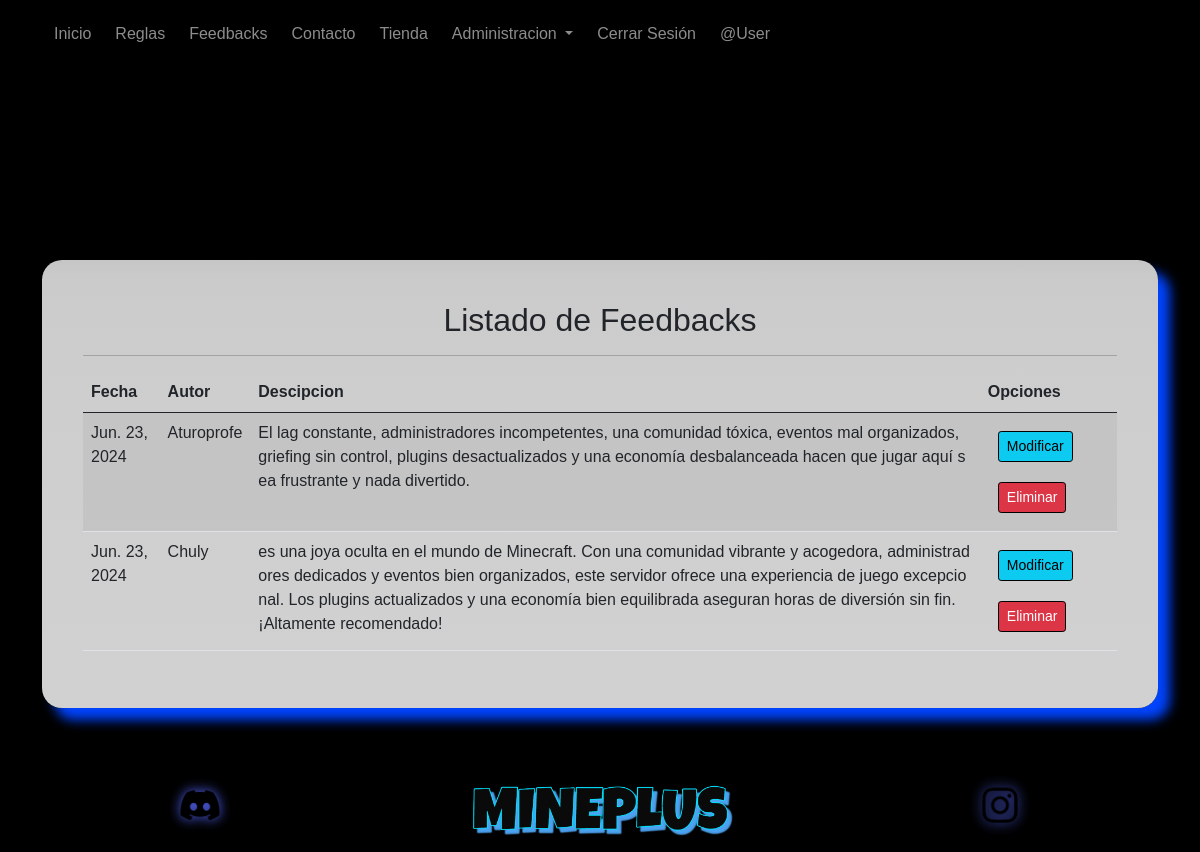
Page /listar-feedbacks/ (signed in) on the earlier database version.
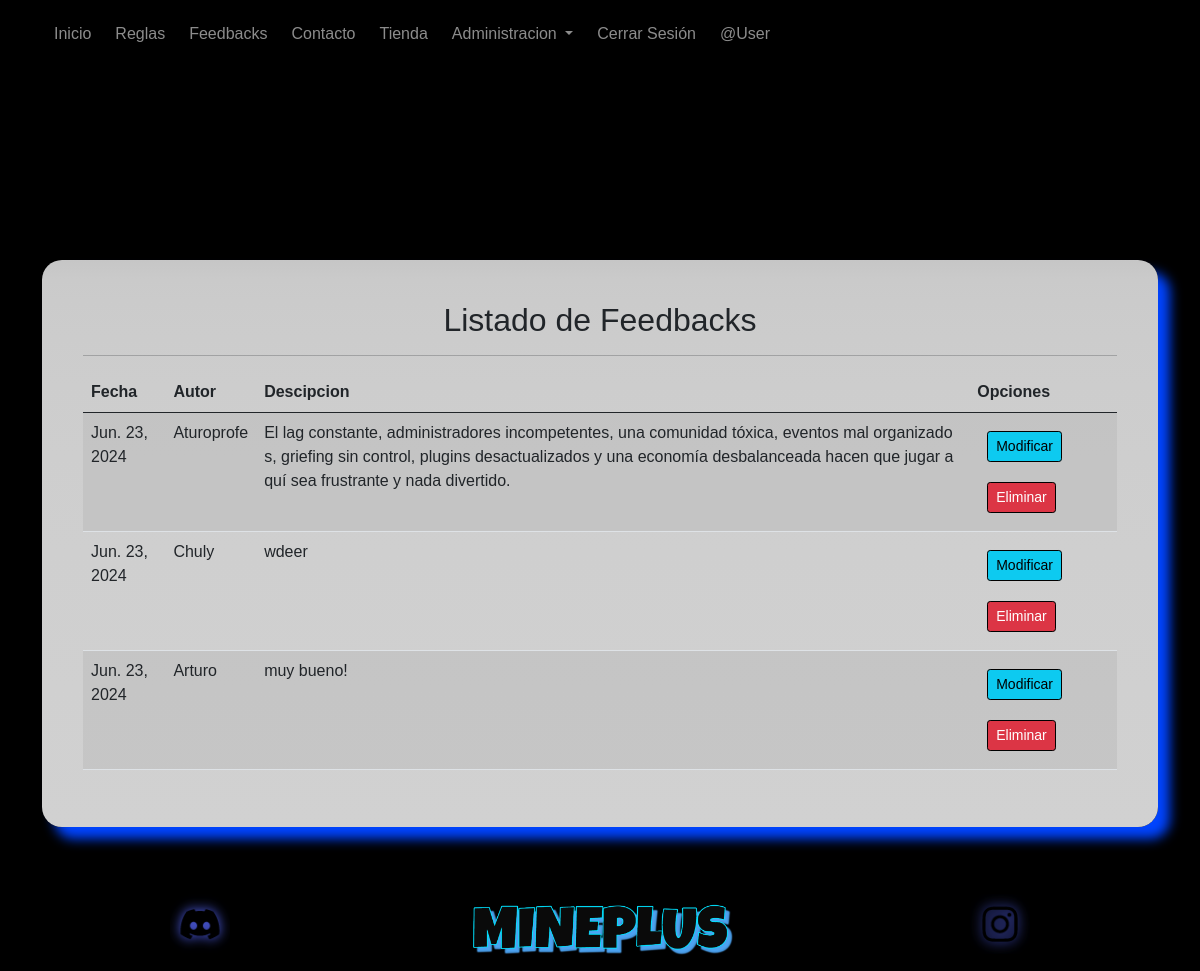
Same page on the later database version.
### app/models.py (models this page shows, shortened)
class Feedback(models.Model):
    titulo = models.CharField(max_length=50)
    descripcion = models.TextField()
    autor = models.CharField(max_length=10)  # Añadir campo autor
    fecha_creado = models.DateField(auto_now_add=True)

### app/views.py (the view)
# urls.py: path('listar-feedbacks/', views.listar_feedbacks, name="listar_feedbacks"),
@permission_required('app.view_feedback')
def listar_feedbacks(request):
    feedbacks = Feedback.objects.all()
    data = {
        'feedbacks': feedbacks
    }
    return render(request, 'app/Feedback/listar.html', data)

### app/templates/app/Feedback/listar.html (shortened to what this page needs)
{% extends 'app/base.html' %}
{% block contenido %}
{% load humanize %}
<br><br><br><br> <br><br>
<div class="container ">
    <div class="formu">
        <div class="card-body">
            <h2 class="text-dark text-center">Listado de Feedbacks</h2>
            <hr class="text-dark">
            <table class="table table-striped table-responsive  table-responsive">
                <thead>
                    <tr>
                    <th>Fecha</th>
                    <th>Autor</th>
                    <th>Descipcion</th>
                    {% if perms.app.change_feedback or perms.app.delete_feedback %}
                    <th>Opciones</th>
                    {% endif%}
                    </tr>
                </thead>
                <tbody >
                    {% for p in feedbacks %}
                    <tr>
                    <td>{{ p.fecha_creado }}</td>
                    <td>{{ p.autor | title }}</td>
                    <td style="word-break: break-all; overflow-wrap: break-word;">{{ p.descripcion }}</td>
                    <td>
                        {% if perms.app.change_feedback %}
                        <a href="{% url 'modificar_feedbacks' p.id %}" class="btn btn-info btn-sm">Modificar</a>
                        {% endif %}
                        {% if perms.app.delete_feedback %}
                        <a href="#" onclick="eliminar_feedback({{p.id}})" class="btn btn-danger btn-sm">Eliminar</a>
                        {% endif %}
                    </td>
                </tr>
                    {% endfor %}
                </tbody>
            </table>
        </div>
    </div>
</div>
{% endblock %}

### app/templates/app/base.html (shortened to what this page needs)
<!DOCTYPE html>
<html lang="es">
<head>
    {% load static%}
    <link href="https://cdn.jsdelivr.net/npm/bootstrap@5.0.0-beta3/dist/css/bootstrap.min.css" rel="stylesheet">
    <link href="https://cdn.jsdelivr.net/npm/bootstrap@5.0.2/dist/css/bootstrap.min.css" rel="stylesheet">
    <link rel="stylesheet" href="{% static 'app/css/estilos.css'%}">
</head>
<body>
    <nav class="navbar navbar-dark  navbar-expand-md mb-5">
        <div class="container">
            <div class="collapse navbar-collapse" id="menu-principal">
                <ul class="navbar-nav">
                    <li class="nav-item"><a href="{% url 'home' %}" class="nav-link">Inicio</a></li>
                    <li class="nav-item"><a href="{% url 'reglas' %}" class="nav-link">Reglas</a></li>
                    <li class="nav-item"><a href="{% url 'feedbacks' %}" class="nav-link">Feedbacks</a></li>
                    <li class="nav-item"><a href="{% url 'contacto' %}" class="nav-link">Contacto</a></li>
                    <li class="nav-item"><a href="{% url 'tienda' %}" class="nav-link">Tienda</a></li>
                    {% if request.user.is_staff %}
                    <li class="nav-item dropdown">
                      <a
                        class="nav-link dropdown-toggle"
                        href="#"
                        role="button"
                        data-bs-toggle="dropdown"
                        aria-expanded="false"
                      >
                        Administracion
                      </a>
                    </li>
                    {% endif %}
                    {% if user.is_authenticated %}
                        <li class="nav-item">
                            <a href="{% url 'logout' %}" class="nav-link" onclick="event.preventDefault(); document.getElementById('logout-form').submit();">Cerrar Sesión</a>
                        </li>
                        <li class="nav-item"><a href="#" class="nav-link">@{{ user.username | title }}</a></li>
                    {% else %}
                        <li class="nav-item"><a href="{% url 'login' %}" class="nav-link">Iniciar Sesión</a></li>
                    {% endif %}
                </ul>
            </div>
        </div>
    </nav>
    {% block contenido %}
    {% endblock%}
    <br><br><br><br><br><br>
    <footer class="container-fluid text-white text-center bg-dark fixed-bottom mt-5">
        <div class="row py-2" id="footer">
            <div class="col-4 order-1">
                <a href="https://discord.gg/mineplusmc" target="_blank">
                    <img src="{% static 'app/img/ico/ds.png' %}" class="img-fluid" width="60" height="60"  id="redes" alt="facebook">
                </a>
            </div>
            <div class="col-4 order-2" id="texto-redes">
                <img src="{% static 'app/img/logo2.png' %}" width="300" class="img-fluid " alt="">
            </div>
            <div class="col-4 order-3">
                <a href="https://www.instagram.com/victorfavianoo/" target="_blank">
                    <img src="{% static 'app/img/ico/insta.png' %}" class="img-fluid" width="60" height="60" id="redes" alt="instagram">
                </a>
            </div>
        </div>
    </footer>
</body>
</html>

### app/static/app/css/estilos.css (style rules this page uses)
* { margin: 0; }
.navbar-dark { background-color: #000; box-shadow: 0 4px 6px rgba(0, 0, 0, 0.1); }
#footer { background: #000000; }
li { list-style: none; }
body { background: #000000 url("../img/fondominecraft.jpg"); background-size: cover; background-repeat: no-repeat; background-attachment: fixed; display: flex; flex-direction: column; min-height: 100vh; }
.navbar { background-color:#000000!important; }
body { font-family: 'Kanit', sans-serif; background-color: #000000; }
.navbar { background-color: #000000; box-shadow: 0 4px 6px rgba(0, 0, 0, 0.1); }
.nav-link { font-family: 'Kanit', sans-serif; color: #000000; padding: 10px 15px; position: relative; transition: color 0.3s ease-in-out, box-shadow 0.3s ease-in-out; }
.nav-item { margin-left: 15px; margin-right: 15px; }
.formu { background: linear-gradient( rgb(198, 198, 198), 10%, rgb(209, 209, 209)); box-shadow: 12px 12px 12px #0044ff; border-radius: 20px; padding: 25px; }
.btn { margin: 10px; border: 1px solid #000000; }
@media (min-width:0px) { #redes { width: 60px; height: 60px; } }
.nav-item { color: #ffffff; background-color: #000; border-radius: 7px; padding: 2px; margin: 2px; }

Differences in the rows shown:
changed Feedback "Chuly": descripcion "es una joya oculta en el mundo de Minecraft. Con una comunidad vibrante y acogedora, administradores dedicados y eventos bien organizados, este servidor ofrece una experiencia de juego excepcional. Los plugins actualizados y una economía bien equilibrada aseguran horas de diversión sin fin. ¡Altamente recomendado!" → "wdeer"
added Feedback: fecha_creado "Jun. 23, 2024", autor "Arturo", descripcion "muy bueno!"
